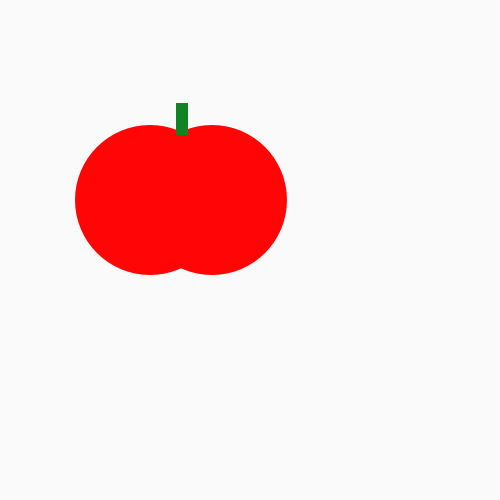
Frame 1 (no input)
Frame 60 (the mouse pressed at the canvas centre just before this capture): identical to frame 1, image omitted
Frame 120 (the mouse held since frame 60 and released just before this capture): identical to frame 1, image omitted

The Processing sketch that drew this single still picture (run headless with seeded random() and noise(); from frame 60 on, the mouse is pressed at the canvas centre):

// Processing sketch: tasty_tomato
// ── tasty_tomato.pde
void setup() {
    size(500, 500);
}
void draw() {
    background(250, 250, 250);
    noStroke();
    
    fill(#FF0505);
    ellipse(150, 200, 150, 150);
    ellipse(212, 200, 150, 150);
    
    fill(#118325);
    rect(176, 103, 12, 32);
    
    
}

void mousePressed() {
  fill(250, 250, 250);
  ellipse(75, 200, 50, 50);
  // prevent default
 
}
